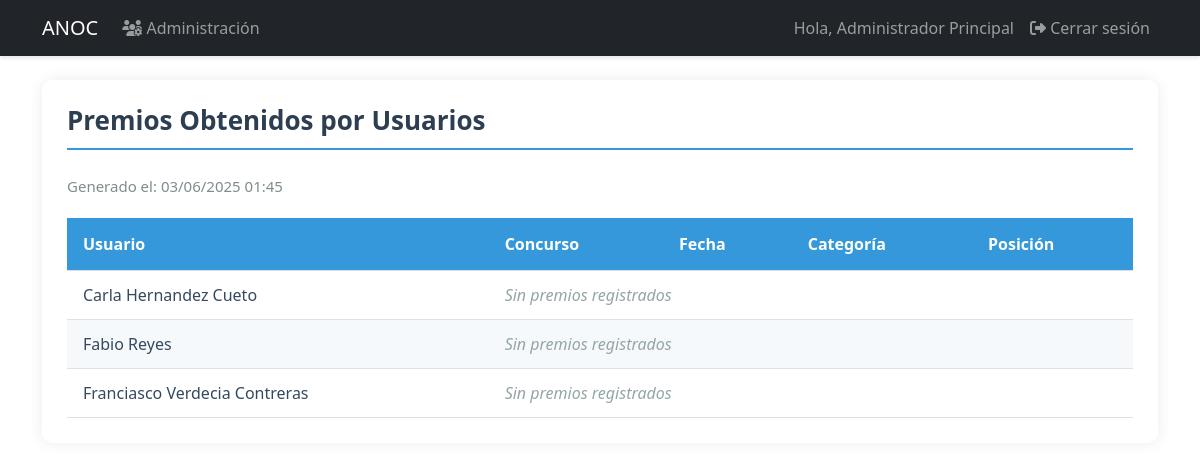
/reports/awards (signed in), run on an earlier commit of the app's database.
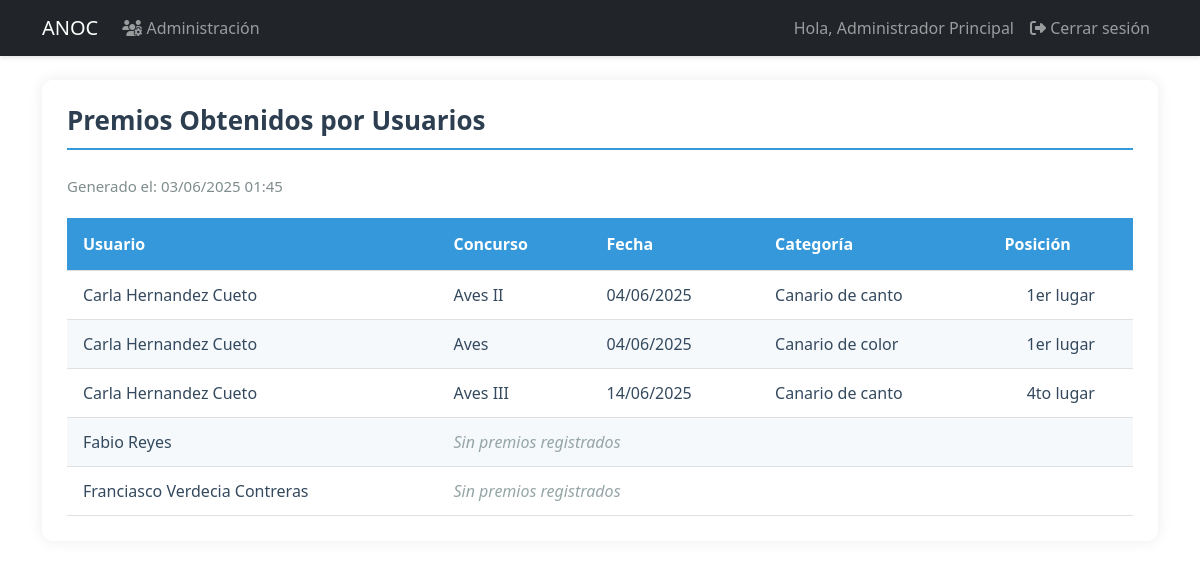
And on a later commit of the database.
### models.py (models this page shows, shortened)
class User(UserMixin, db.Model):
    id = db.Column(db.Integer, primary_key=True)
    username = db.Column(db.String(80), unique=True, nullable=False, index=True)
    email = db.Column(db.String(120), unique=True, nullable=False, index=True)
    password_hash = db.Column(db.String(128))
    role = db.Column(db.String(20), default='user')  # 'admin', 'specialist', 'dependiente', 'user'
    is_associated = db.Column(db.Boolean, default=False, nullable=False)
    full_name = db.Column(db.String(100), nullable=False)
    phone = db.Column(db.String(20), nullable=False)
    profile_image = db.Column(db.String(255))  # Ruta de la imagen de perfil
    last_login = db.Column(db.DateTime)  # Fecha del último inicio de sesión
    is_active = db.Column(db.Boolean, default=True)  # Para manejar cuentas activas/inactivas
    address = db.Column(db.String(200))  # Nuevo campo para dirección
    birds = db.relationship('UserBirds', backref='user', lazy=True, cascade='all, delete-orphan')
    awards = db.relationship('Award', backref='user', lazy=True, cascade='all, delete-orphan')

class Award(db.Model):
    id = db.Column(db.Integer, primary_key=True)
    user_id = db.Column(db.Integer, db.ForeignKey('user.id'), nullable=False)
    contest_name = db.Column(db.String(200), nullable=False)
    award_date = db.Column(db.Date, nullable=False)
    description = db.Column(db.Text)
    category = db.Column(db.String(100))  # Categoría en la que se ganó el premio
    position = db.Column(db.String)  # Posición obtenida (1ro, 2do, etc.)

### app.py (the view)
@app.route('/reports/awards')
@login_required
def awards_report():
    if current_user.role not in ['admin', 'specialist']:
        abort(403)
    associates = db.session.execute(
        select(User)
        .where(User.is_associated == True)
        .order_by(User.full_name)
        .options(db.subqueryload(User.awards))  # Cambiado a subqueryload
    ).scalars().unique().all()  # Añadido unique() y all()
    return render_template('reports/awards_report.html',
                         associates=associates,
                         now=datetime.utcnow())

### app.py (called while the page is built)
@login_manager.user_loader
def load_user(user_id):
    return db.session.get(User, int(user_id))

### templates/reports/awards_report.html (shortened to what this page needs)
{% extends "base.html" %}
{% block content %}
<div class="report-container">
    <h2 class="report-title">Premios Obtenidos por Usuarios</h2>
    <div class="report-header">
        <div class="report-meta">
            <span>Generado el: {{ now.strftime('%d/%m/%Y %H:%M') }}</span>
        </div>
    </div>
    <table class="report-table">
        <thead>
            <tr>
                <th>Usuario</th>
                <th>Concurso</th>
                <th>Fecha</th>
                <th>Categoría</th>
                <th>Posición</th>
            </tr>
        </thead>
        <tbody>
            {% for user in associates %}
                {% for award in user.awards %}
                <tr>
                    <td>{{ user.full_name }}</td>
                    <td>{{ award.contest_name }}</td>
                    <td>{{ award.award_date.strftime('%d/%m/%Y') }}</td>
                    <td>{{ award.category }}</td>
                    <td class="text-center">{{ award.position }}</td>
                </tr>
                {% else %}
                <tr>
                    <td>{{ user.full_name }}</td>
                    <td colspan="4" class="text-muted">Sin premios registrados</td>
                </tr>
                {% endfor %}
            {% endfor %}
        </tbody>
    </table>
</div>
{% endblock %}

What changed in the data, as far as the page shows it:
no longer on one of the page's lists (row unchanged): User: full_name "Carla Hernandez Cueto"
added Award: {{ user.full_name }} "Carla Hernandez Cueto", contest_name "Aves II", award_date "04/06/2025", category "Canario de canto", position "1er lugar", shown under User "Carla Hernandez Cueto"
added Award: {{ user.full_name }} "Carla Hernandez Cueto", contest_name "Aves", award_date "04/06/2025", category "Canario de color", position "1er lugar", shown under User "Carla Hernandez Cueto"
added Award: {{ user.full_name }} "Carla Hernandez Cueto", contest_name "Aves III", award_date "14/06/2025", category "Canario de canto", position "4to lugar", shown under User "Carla Hernandez Cueto"
